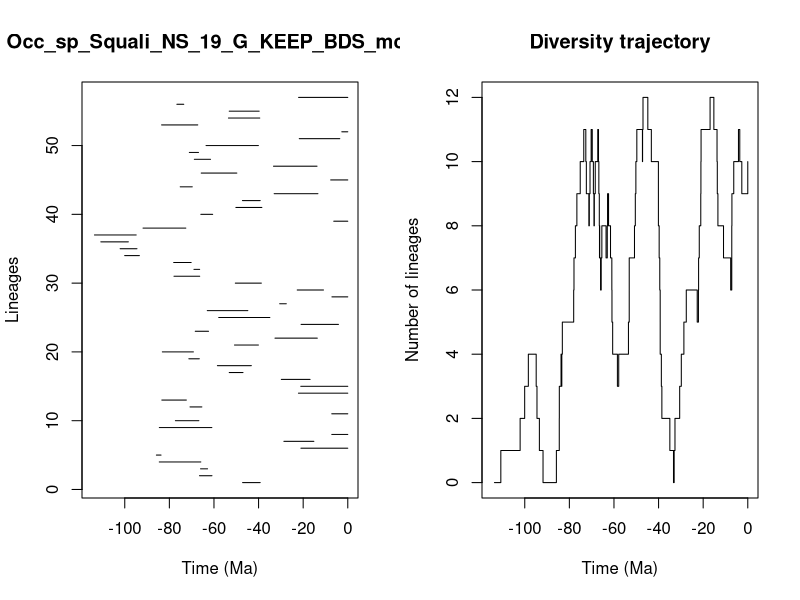

Reproduce this figure in R.


pdf(file='../Results/Species_NS/5_MA_bins_EXT_EP_FT/pyrate_mcmc_logs/Occ_sp_Squali_NS_19_G_KEEP_BDS_mcmc_LTT.pdf',width=0.6*20, height=0.6*10)
title = "Occ_sp_Squali_NS_19_G_KEEP_BDS_mcmc"
ts=c(47.164504939500326, 66.49308139773335,66.01011476291545,84.52368399797383,85.81770643733701,21.01242110641654,28.648079204936938,7.1737807394175945,84.50191216413839,77.29361163536466,7.179120344946386,70.7376644082522,83.3819736660092,22.121010479957974,21.075495476595332,29.804324270086436,53.15684268332461,58.45863444502449,71.25984280919903,83.15126673840281,50.7994555172693,32.64520930997715,68.3924818809872,20.944872088401,57.867139637546245,62.99682343049602,30.533980427063575,7.111120552739365,22.670979699669807,50.42635092727481,77.92685246847007,68.97117068297933,78.06087476814945,100.03703345797142,102.07460417963564,110.73071685609412,113.58745432827298,91.80536661694883,6.290434744567763,65.89174260707468,50.1771201356464,47.23601789356802,33.009111593873314,75.12958130412933,7.6707852213732695,65.718346214228,33.3074498694933,68.797753585184,71.04468026170356,63.54830438089886,21.752340394254695,2.6764454677722886,83.48367879559143,53.5067670034559,53.15757705581053,76.63080922307357,22.055555481314126)
te=c(39.27259971616549, 60.89773339120683,62.873388338092305,65.9001298386608,83.73061827608404,0.0,15.208755293171876,0.0,60.95217038561851,66.78033146772633,0.0,65.42904063816965,72.38372639338034,0.0,0.0,16.904532099774855,46.98141710820611,43.241934511437016,66.57510063729657,69.22908834930102,40.075460698967156,13.667024962266483,62.42563565097851,4.1760555181247865,34.94289850838764,44.819116471277596,27.573724990666314,0.0,10.880086405273959,38.753231555169776,66.39215177115211,66.42192611630283,70.23014898885563,93.44207334159105,94.51977480090596,98.39136243757264,94.87343402578185,72.62252776012718,0.0,60.58222595381502,38.521438064343165,39.27554305679079,13.391715931347973,69.73231866255502,0.0,49.74836440783107,13.78706695425795,61.54565976563572,66.9355432935856,40.07855154454667,3.5896614491198107,0.0,67.26418760805859,39.460620860861404,39.734606010288644,73.54178825409882,0.0)
div_traj=c(0, 1,2,3,4,3,2,1,0,1,2,3,4,3,4,5,6,7,8,9,10,11,10,9,8,9,10,11,10,9,8,9,10,11,10,9,8,7,8,7,6,7,6,7,8,7,8,9,8,7,6,5,4,3,4,5,6,7,8,9,10,11,10,11,12,11,10,9,8,7,6,5,4,3,2,1,0,1,2,3,4,5,6,5,6,7,8,9,10,11,12,11,10,9,8,7,6,7,8,9,10,11,10,9,10)
time_events=c(113.58745432827298, 110.73071685609412,102.07460417963564,100.03703345797142,98.39136243757264,94.87343402578185,94.51977480090596,93.44207334159105,91.80536661694883,85.81770643733701,84.52368399797383,84.50191216413839,83.73061827608404,83.48367879559143,83.3819736660092,83.15126673840281,78.06087476814945,77.92685246847007,77.29361163536466,76.63080922307357,75.12958130412933,73.54178825409882,72.62252776012718,72.38372639338034,71.25984280919903,71.04468026170356,70.7376644082522,70.23014898885563,69.73231866255502,69.22908834930102,68.97117068297933,68.797753585184,68.3924818809872,67.26418760805859,66.9355432935856,66.78033146772633,66.57510063729657,66.49308139773335,66.42192611630283,66.39215177115211,66.01011476291545,65.9001298386608,65.89174260707468,65.718346214228,65.42904063816965,63.54830438089886,62.99682343049602,62.873388338092305,62.42563565097851,61.54565976563572,60.95217038561851,60.89773339120683,60.58222595381502,58.45863444502449,57.867139637546245,53.5067670034559,53.15757705581053,53.15684268332461,50.7994555172693,50.42635092727481,50.1771201356464,49.74836440783107,47.23601789356802,47.164504939500326,46.98141710820611,44.819116471277596,43.241934511437016,40.07855154454667,40.075460698967156,39.734606010288644,39.460620860861404,39.27554305679079,39.27259971616549,38.753231555169776,38.521438064343165,34.94289850838764,33.3074498694933,33.009111593873314,32.64520930997715,30.533980427063575,29.804324270086436,28.648079204936938,27.573724990666314,22.670979699669807,22.121010479957974,22.055555481314126,21.752340394254695,21.075495476595332,21.01242110641654,20.944872088401,16.904532099774855,15.208755293171876,13.78706695425795,13.667024962266483,13.391715931347973,10.880086405273959,7.6707852213732695,7.179120344946386,7.1737807394175945,7.111120552739365,6.290434744567763,4.1760555181247865,3.5896614491198107,2.6764454677722886,0.0)
                par(mfrow=c(1,2))
                L = length(ts)
                plot(ts, 1:L , xlim=c(-max(ts)-1,0), pch=20, type="n", main=title,xlab="Time (Ma)",ylab="Lineages")
                for (i in 1:L){segments(x0=-te[i],y0=i,x1=-ts[i],y1=i)}    
                t = -time_events
                plot(div_traj ~ t,type="s", main = "Diversity trajectory",xlab="Time (Ma)",ylab="Number of lineages",xlim=c(-max(ts)-1,0))
                abline(v=c(65,200,251,367,445),lty=2,col="gray")
                
